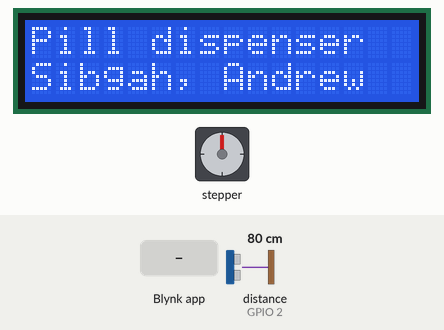
The sketch below on a simulated ESP32. Parts: 16×2 character LCD, stepper motor. Wiring (inferred from the names in the program): ultrasonic range finder: trigger GPIO 4; echo GPIO 2. The test bench sets the inputs (shaded band); at power-on: distance to the obstacle (sensor on GPIO 2) 80 cm. The echo pulse lasts 58.3 µs per cm; WiFi joins after 1.5 s; servers stay silent unless stated; the local clock reads 2024-03-15 10:24:30 at power-on unless the sketch sets it; stepper angles assume 1024 steps per turn.

Above: at 1.9 s.
At 5.5 s:
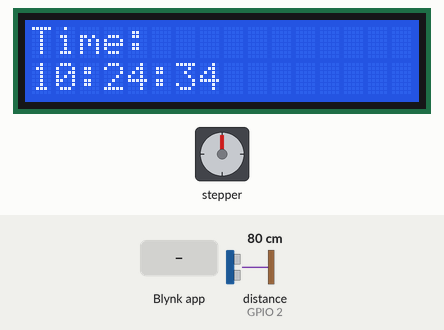
5.6 s: Blynk app writes 200 to V7
At 7.1 s:
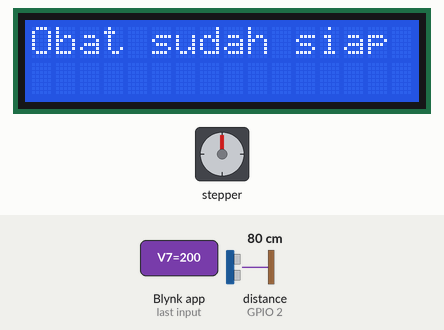
7.4 s: distance to the obstacle (sensor on GPIO 2) set to 9 cm
9.1 s: distance to the obstacle (sensor on GPIO 2) set to 6 cm
At 10.06 s:
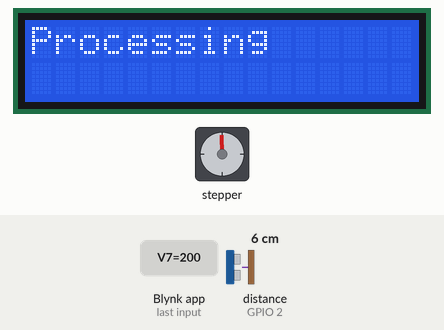
20.5 s: Blynk app writes 1 to V0
23.2 s: Blynk app writes 1 to V1
At 25.5 s:
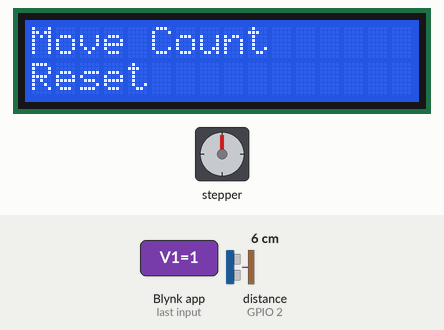
Timing chart, 0 to 28.4 s (numbered marks = the images above; inputs shaded):
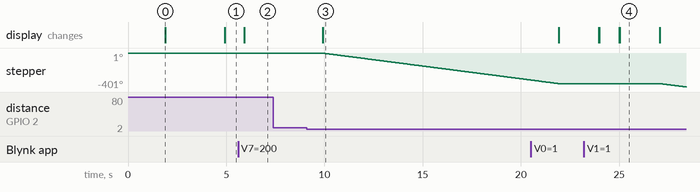

Measured:
- the behaviour switches between 8 and 7 cm on distance to the obstacle (sensor on GPIO 2) (found by bisection; images 2 and 3)
- after the input at 5.6 s, the display: changes after 0.32 s (image 2)
- after the input at 7.4 s, every drawn part: stays the same
- after the input at 9.1 s, stepper: keeps turning counter-clockwise at about 30°/s, starting after 0.81 s; the display: changes after 0.81 s (image 3)
- after the input at 23.2 s, stepper: keeps turning counter-clockwise at about 31°/s, starting after 3.9 s; the display: first differs from a run without the input after 1.8 s (image 4)
- what the display in image 0 shows lasts 3.0 s, from 1.9 s to 4.9 s

The sketch:

PillDispenser.ino
```cpp
#define BLYNK_TEMPLATE_ID "TMPL6qgg0KNkW"
#define BLYNK_TEMPLATE_NAME "IOT"
#define BLYNK_AUTH_TOKEN "fA88zwaeDa-BkxIHuhTk60RqjzQ_sxUK"
/* Comment this out to disable prints and save space */
#define BLYNK_PRINT Serial

#include <WiFi.h>
#include <WiFiClient.h>
#include <BlynkSimpleEsp32.h>
#include <Stepper.h>
#include <Wire.h>
#include <RTClib.h>
#include <LiquidCrystal_I2C.h>

// Ultrasonic sensor pins
#define TRIGGER_PIN 4
#define ECHO_PIN 2

char ssid[] = "Yesyesyes";
char pass[] = "AWEWEEWOO";

// Define stepper motor connections and steps per revolution
#define STEPS_PER_REVOLUTION 1024
#define IN1_PIN  5
#define IN2_PIN  18
#define IN3_PIN  19
#define IN4_PIN  17

// Create an instance of the stepper motor
Stepper stepper(STEPS_PER_REVOLUTION, IN1_PIN, IN3_PIN, IN2_PIN, IN4_PIN);

// Create an instance of the RTC
RTC_DS3231 rtc;

// Create an instance of the LCD (address 0x27, 16 characters, 2 lines)
LiquidCrystal_I2C lcd(0x27, 16, 2);

BlynkTimer timer;

int moveCount = 0; // Counter for stepper movements
int moveLimit = 1; // Default limit for stepper movements
DateTime lastMoveDate; // Store the last move date

// Define variables for the time windows
int morningStart = 7;
int morningEnd = 10;
int eveningStart = 16;
int eveningEnd = 22;

void setup()
{
  // Start the serial communication
  Serial.begin(115200);

  // Initialize the Blynk connection
  Blynk.begin(BLYNK_AUTH_TOKEN, ssid, pass);

  // Initialize the stepper motor
  stepper.setSpeed(5); // Set the speed to 5 RPM

  // Initialize the RTC
  if (!rtc.begin()) {
    Serial.println("Couldn't find RTC");
    while (1);
  }

  if (rtc.lostPower()) {
    // Set the RTC to the current date & time if it lost power
    rtc.adjust(DateTime(F(__DATE__), F(__TIME__)));
  }

  // Initialize the LCD
  lcd.init();
  lcd.backlight();
  lcd.clear();
  lcd.setCursor(0, 0);
  lcd.print("Pill dispenser");
  lcd.setCursor(0, 1);
  lcd.print("Sibgah, Andrew");
  delay(2000);

  // Initialize the ultrasonic sensor
  pinMode(TRIGGER_PIN, OUTPUT);
  pinMode(ECHO_PIN, INPUT);

  // Setup a function to be called every second
  timer.setInterval(1000L, checkDistance);
  timer.setInterval(1000L, displayTime);
}

void loop()
{
  Blynk.run();
  timer.run();
}

BLYNK_WRITE(V0) // Button on V0 for moving the stepper
{
  int pinValue = param.asInt();
  if (pinValue == 1) { // If button is pressed
    if (canMoveStepper()) {
      moveStepper();
    } else {
      lcd.clear();
      lcd.setCursor(0, 0);
      lcd.print("Belum waktunya");
      lcd.setCursor(0, 1);
      lcd.print("minum obat");
      delay(1000);
    }
  }
}

BLYNK_WRITE(V1) // Button on V1 for resetting the move count
{
  int pinValue = param.asInt();
  if (pinValue == 1) { // If button is pressed
    resetMoveCount();
    lcd.clear();
    lcd.setCursor(0, 0);
    lcd.print("Move Count");
    lcd.setCursor(0, 1);
    lcd.print("Reset");
    delay(2000); // Display reset message for 2 seconds
    displayTime();
  }
}

BLYNK_WRITE(V6) // Slider on V6 for setting morning start time
{
  morningStart = param.asInt(); // Set morningStart to slider value
}

BLYNK_WRITE(V7) // Slider on V7 for setting morning end time
{
  morningEnd = param.asInt(); // Set morningEnd to slider value
}

BLYNK_WRITE(V8) // Slider on V8 for setting evening start time
{
  eveningStart = param.asInt(); // Set eveningStart to slider value
}

BLYNK_WRITE(V9) // Slider on V9 for setting evening end time
{
  eveningEnd = param.asInt(); // Set eveningEnd to slider value
}

BLYNK_WRITE(V4) // Slider on V4 for setting the move limit
{
  moveLimit = param.asInt(); // Set moveLimit to slider value
}

BLYNK_WRITE(V5) // Button on V5 for resetting the ESP32
{
  int pinValue = param.asInt();
  if (pinValue == 1) { // If button is pressed
    ESP.restart(); // Restart the ESP32
  }
}

bool canMoveStepper() {
  DateTime now = rtc.now();

  // Reset move count at midnight
  if (now.day() != lastMoveDate.day()) {
    moveCount = 0;
  }

  // Check if current time is within allowed intervals and move count is less than moveLimit
  bool morningWindow = now.hour() >= morningStart && now.hour() < morningEnd;
  bool eveningWindow = now.hour() >= eveningStart && now.hour() < eveningEnd;

  if ((morningWindow || eveningWindow) && moveCount < moveLimit) {
    return true;
  }
  return false;
}

void moveStepper() {
  // Display "Processing" message on LCD
  lcd.clear();
  lcd.setCursor(0, 0);
  lcd.print("Processing");

  // Move the stepper motor
  int steps = -1024;
  stepper.step(steps); // Move 1024 steps (full revolution for 28BYJ-48)

  // Increment move count and update last move date
  moveCount++;
  lastMoveDate = rtc.now();

  // Display success message and then return to the main display
  lcd.clear();
  lcd.setCursor(0, 0);
  lcd.print("Sukses!");
  delay(2000);
  displayTime();
}

void resetMoveCount() {
  moveCount = 0;
  lastMoveDate = rtc.now(); // Update last move date to now
}

void displayTime() {
  DateTime now = rtc.now();

  // Display the current time on the LCD
  lcd.clear();
  lcd.setCursor(0, 0);
  if (canMoveStepper()) {
    lcd.print("Obat sudah siap");
    Blynk.logEvent("obat", "Obat sudah siap nih!, Ambil obatnya yuk");
  } else {
    lcd.print("Time: ");
    lcd.setCursor(0, 1);
    lcd.print(now.hour());
    lcd.print(':');
    if (now.minute() < 10) {
      lcd.print('0');
    }
    lcd.print(now.minute());
    lcd.print(':');
    if (now.second() < 10) {
      lcd.print('0');
    }
    lcd.print(now.second());
  }
}

void checkDistance() {
  // Trigger the sensor by setting the trigger pin high for 10 microseconds
  digitalWrite(TRIGGER_PIN, LOW);
  delayMicroseconds(2);
  digitalWrite(TRIGGER_PIN, HIGH);
  delayMicroseconds(10);
  digitalWrite(TRIGGER_PIN, LOW);

  // Read the echo pin and calculate the distance
  long duration = pulseIn(ECHO_PIN, HIGH);
  float distance = duration * 0.034 / 2;

  // Check if the distance is below 15 cm and can move the stepper
  if (distance < 7 && canMoveStepper()) {
    moveStepper();
  }
}
```
